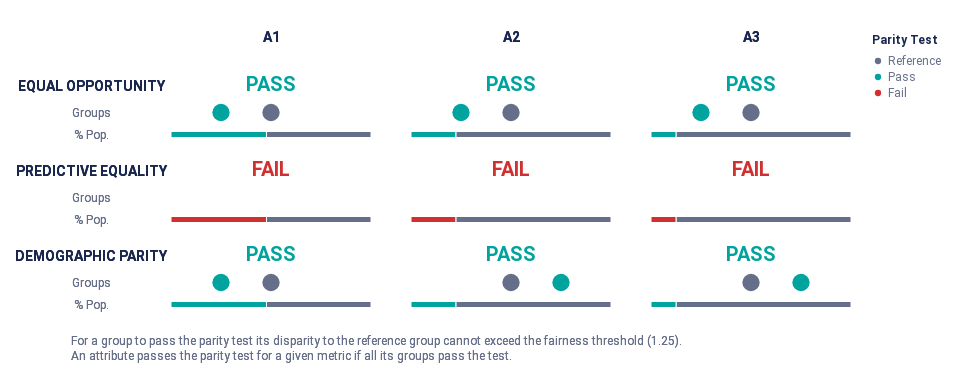

The code cell stored with this chart in its notebook:
### Code cell
audit_severe_undersampling.summary_plot(["tpr", "fpr", "pprev"])
